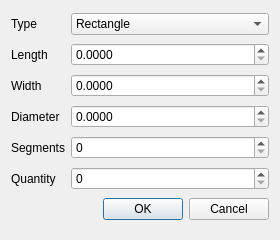
<?xml version="1.0" encoding="UTF-8"?>
<ui version="4.0">
 <class>CreateSheetDialog</class>
 <widget class="QDialog" name="CreateSheetDialog">
  <property name="geometry">
   <rect>
    <x>0</x>
    <y>0</y>
    <width>280</width>
    <height>240</height>
   </rect>
  </property>
  <property name="windowTitle">
   <string>Create Sheet</string>
  </property>
  <layout class="QGridLayout" name="gridLayout">
   <item row="0" column="0">
    <widget class="QLabel" name="label_type">
     <property name="text">
      <string>Type</string>
     </property>
    </widget>
   </item>
   <item row="0" column="1">
    <widget class="QComboBox" name="type">
     <item>
      <property name="text">
       <string>Rectangle</string>
      </property>
     </item>
     <item>
      <property name="text">
       <string>Circle</string>
      </property>
     </item>
    </widget>
   </item>
   <item row="1" column="0">
    <widget class="QLabel" name="label_length">
     <property name="text">
      <string>Length</string>
     </property>
    </widget>
   </item>
   <item row="1" column="1">
    <widget class="QDoubleSpinBox" name="width">
     <property name="decimals">
      <number>4</number>
     </property>
     <property name="maximum">
      <double>2147483647.000000000000000</double>
     </property>
     <property name="singleStep">
      <double>0.100000000000000</double>
     </property>
    </widget>
   </item>
   <item row="2" column="0">
    <widget class="QLabel" name="label_width">
     <property name="text">
      <string>Width</string>
     </property>
    </widget>
   </item>
   <item row="2" column="1">
    <widget class="QDoubleSpinBox" name="height">
     <property name="decimals">
      <number>4</number>
     </property>
     <property name="maximum">
      <double>2147483647.000000000000000</double>
     </property>
     <property name="singleStep">
      <double>0.100000000000000</double>
     </property>
     <property name="singleStep">
      <double>0.100000000000000</double>
     </property>
    </widget>
   </item>
   <item row="3" column="0">
    <widget class="QLabel" name="label_diameter">
     <property name="text">
      <string>Diameter</string>
     </property>
    </widget>
   </item>
   <item row="3" column="1">
    <widget class="QDoubleSpinBox" name="diameter">
     <property name="decimals">
      <number>4</number>
     </property>
     <property name="maximum">
      <double>2147483647.000000000000000</double>
     </property>
     <property name="singleStep">
      <double>0.100000000000000</double>
     </property>
    </widget>
   </item>
   <item row="4" column="0">
    <widget class="QLabel" name="label_segments">
     <property name="text">
      <string>Segments</string>
     </property>
    </widget>
   </item>
   <item row="4" column="1">
    <widget class="QSpinBox" name="segments">
     <property name="maximum">
      <number>2147483647</number>
     </property>
    </widget>
   </item>
   <item row="5" column="0">
    <widget class="QLabel" name="label_3">
     <property name="text">
      <string>Quantity</string>
     </property>
    </widget>
   </item>
   <item row="5" column="1">
    <widget class="QSpinBox" name="quantity">
     <property name="maximum">
      <number>2147483647</number>
     </property>
    </widget>
   </item>
   <item row="6" column="1">
    <widget class="QDialogButtonBox" name="buttonBox">
     <property name="orientation">
      <enum>Qt::Horizontal</enum>
     </property>
     <property name="standardButtons">
      <set>QDialogButtonBox::Cancel|QDialogButtonBox::Ok</set>
     </property>
     <property name="centerButtons">
      <bool>false</bool>
     </property>
    </widget>
   </item>
  </layout>
 </widget>
 <resources/>
 <connections>
  <connection>
   <sender>buttonBox</sender>
   <signal>accepted()</signal>
   <receiver>CreateSheetDialog</receiver>
   <slot>accept()</slot>
   <hints>
    <hint type="sourcelabel">
     <x>248</x>
     <y>254</y>
    </hint>
    <hint type="destinationlabel">
     <x>157</x>
     <y>274</y>
    </hint>
   </hints>
  </connection>
  <connection>
   <sender>buttonBox</sender>
   <signal>rejected()</signal>
   <receiver>CreateSheetDialog</receiver>
   <slot>reject()</slot>
   <hints>
    <hint type="sourcelabel">
     <x>316</x>
     <y>260</y>
    </hint>
    <hint type="destinationlabel">
     <x>286</x>
     <y>274</y>
    </hint>
   </hints>
  </connection>
 </connections>
</ui>
